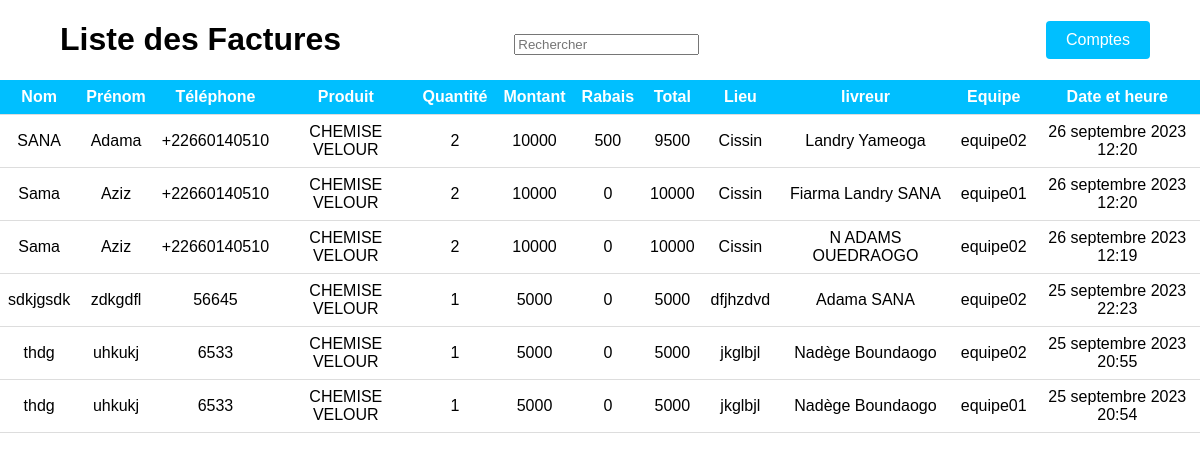
The page /factures (signed in) on the database its author committed.
### Gestion/models.py (models this page shows, shortened)
class Facture(models.Model):
    No = models.AutoField(primary_key=True)
    Nom = models.CharField(max_length=25)
    Prenom = models.TextField()
    Telephone = models.CharField(max_length=8)
    Produit = models.ForeignKey(Produit, related_name='factures', on_delete=models.CASCADE)
    Quantite = models.IntegerField(default=1)
    Montant = models.IntegerField(default=1)
    Rabais = models.IntegerField(default=0)
    Total = models.IntegerField(default=0)
    Lieu = models.TextField(default="Boutique")
    Livreur = models.CharField(max_length=10, default="Boutique")
    date_et_heure = models.DateTimeField(default=timezone.now)
    EQUIPE_CHOICES = [
        ("equipe01", "equipe01"),
        ("equipe 02", "equipe 02"),
    ]
    Equipe = models.CharField(max_length=10, choices=EQUIPE_CHOICES, default="equipe01")
    class meta:
        ordering = ['-date_added']
        verbose_name = ("Facture")
        verbose_name_plural = ("Factures")

class Produit(models.Model):
    Name = models.CharField(max_length=15)
    Description = models.TextField()
    Prix = models.IntegerField(default=8500)
    Quantite = models.IntegerField(default=0)
    Id = models.CharField(max_length=30, primary_key=True)
    Image = models.ImageField(upload_to= 'media', blank=True)
    date_added = models.DateTimeField(auto_now=True)
    def __str__(self) -> str:
        return f"{self.Id}"
    class meta:
        ordering = ['-date_added']
        verbose_name = ("Produit")
        verbose_name_plurial = ("Produits")

### Gestion/views.py (the view)
# urls.py: path('factures', facture, name='page_factures'),
@login_required(login_url='login')
def facture(request):
    if(request.method == "GET"):
        factures = reversed(Facture.objects.all())
        context = {"factures": factures}
        return render (request, 'gestion/factures.html', context=context)

### Gestion/templates/gestion/factures.html (shortened to what this page needs)
<!DOCTYPE html>
<html>
<head>
</head>
<body>
    <div class="header">
        <h1 style="margin-left: 5%;">Liste des Factures</h1>
        <div class="search-container" style="margin-top:10px;">
            <input type="text" id="search-input" placeholder="Rechercher">
        </div></br>
        <a href="{% url 'compter' %}" style="margin-right: 50px;" class="create-button">Comptes</a>
    </div>
    <table class="common-style">
        <tr>
            <th>Nom</th>
            <th>Prénom</th>
            <th>Téléphone</th>
            <th>Produit</th>
            <th>Quantité</th>
            <th>Montant</th>
            <th>Rabais</th>
            <th>Total</th>
            <th>Lieu</th>
            <th>livreur</th>
            <th>Equipe</th>
            <th>Date et heure</th>
        </tr>
        {% for facture in factures %}
        <tr onclick="window.location='{% url 'profil_facture' facture_id=facture.No %}';" style="cursor: pointer;">
            <td>{{ facture.Nom }}</td>
            <td>{{ facture.Prenom }}</td>
            <td>{{ facture.Telephone }}</td>
            <td>{{ facture.Produit }}</td>
            <td>{{ facture.Quantite }}</td>
            <td>{{ facture.Montant }}</td>
            <td>{{ facture.Rabais }}</td>
            <td>{{ facture.Total }}</td>
            <td>{{ facture.Lieu }}</td>
            <td>{{ facture.Livreur }}</td>
            <td>{{ facture.Equipe }}</td>
            <td>{{ facture.date_et_heure }}</td>
        </tr>
        {% endfor %}
    </table>
</body>
</html>

### Gestion/templates/gestion/factures.html (style rules this page uses)
body, html { margin: 0; padding: 0; width: 100%; font-family: Arial, sans-serif; }
table.common-style { border-collapse: collapse; width: 100%; text-align: center; }
table.common-style th, table.common-style td { padding: 8px; border-bottom: 1px solid #ddd; }
table.common-style th { background-color: #00bfff; color: white; }
.header { display: flex; justify-content: space-between; align-items: center; }
.create-button { background-color: #00bfff; color: white; border: none; padding: 10px 20px; text-align: center; text-decoration: none; display: inline-block; font-size: 16px; border-radius: 4px; cursor: pointer; }

### rows shown on the page
Facture: Nom "SANA", Prenom "Adama", Telephone "+22660140510", Produit "CHEMISE VELOUR", Quantite "2", Montant "10000", Rabais "500", Total "9500", Lieu "Cissin", Livreur "Landry Yameoga", Equipe "equipe02", date_et_heure "26 septembre 2023 12:20"
Facture: Nom "Sama", Prenom "Aziz", Telephone "+22660140510", Produit "CHEMISE VELOUR", Quantite "2", Montant "10000", Rabais "0", Total "10000", Lieu "Cissin", Livreur "Fiarma Landry SANA", Equipe "equipe01", date_et_heure "26 septembre 2023 12:20"
Facture: Nom "Sama", Prenom "Aziz", Telephone "+22660140510", Produit "CHEMISE VELOUR", Quantite "2", Montant "10000", Rabais "0", Total "10000", Lieu "Cissin", Livreur "N ADAMS OUEDRAOGO", Equipe "equipe02", date_et_heure "26 septembre 2023 12:19"
Facture: Nom "sdkjgsdk", Prenom "zdkgdfl", Telephone "56645", Produit "CHEMISE VELOUR", Quantite "1", Montant "5000", Rabais "0", Total "5000", Lieu "dfjhzdvd", Livreur "Adama SANA", Equipe "equipe02", date_et_heure "25 septembre 2023 22:23"
Facture: Nom "thdg", Prenom "uhkukj", Telephone "6533", Produit "CHEMISE VELOUR", Quantite "1", Montant "5000", Rabais "0", Total "5000", Lieu "jkglbjl", Livreur "Nadège Boundaogo", Equipe "equipe02", date_et_heure "25 septembre 2023 20:55"
Facture: Nom "thdg", Prenom "uhkukj", Telephone "6533", Produit "CHEMISE VELOUR", Quantite "1", Montant "5000", Rabais "0", Total "5000", Lieu "jkglbjl", Livreur "Nadège Boundaogo", Equipe "equipe01", date_et_heure "25 septembre 2023 20:54"
